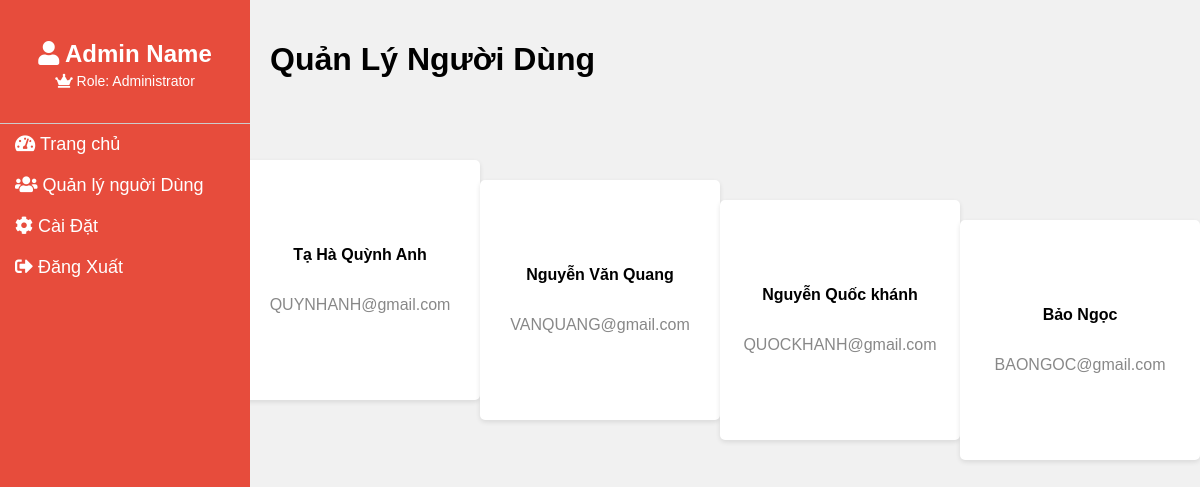
The app's page /ADMIN/manageusers.php with its own data.
### tables this page shows
CREATE TABLE nguoidung(
  ma_nguoidung bigint(19) NOT NULL AUTO_INCREMENT PRIMARY KEY,
  ten_nguoidung varchar(150), 
  matkhau varchar(150), 
  email varchar(150), 
  gioitinh varchar(15),
  ngaysinh date, 
  avatar varchar(600) DEFAULT 'nguoidung.jpeg',
  anhbia varchar(600) DEFAULT 'anhbia.jpg',
  tieusu varchar(250)
  
);

### ADMIN/manageusers.php (the view, shortened to what this page needs)
<!DOCTYPE html>
<html lang="en">
<head>
    <link rel="stylesheet" href="https://cdnjs.cloudflare.com/ajax/libs/font-awesome/5.15.4/css/all.min.css">
</head>
<body>
    <div class="sidebar">
        <div class="admin-info">
            <h2><i class="fas fa-user"></i> Admin Name</h2>
            <p><i class="fas fa-crown"></i> Role: Administrator</p>
        </div>
        <a href="index.php"><i class="fas fa-tachometer-alt"></i> Trang chủ </a>
        <a href="#" class="active"><i class="fas fa-users"></i> Quản lý nguời Dùng </a>
        <a href="#"><i class="fas fa-cog"></i> Cài Đặt </a>
        <a href="layoutadmin.php"><i class="fas fa-sign-out-alt"></i> Đăng Xuất </a>
    </div>
    <div class="content">
        <h1>Quản Lý Người Dùng</h1>
        </div>
    <?php
            $conn = mysqli_connect("localhost", "root", "", "vnisocial");
            $sql = "SELECT * FROM nguoidung";
            $result = $conn->query($sql);
            if ($result->num_rows > 0) {
            while ($row = $result->fetch_assoc()) {
            $tenNguoiDung = $row["ten_nguoidung"];
            $email = $row["email"];
            ?>
            <div class="user-list">
                <div class="user-item">
                    <p class="user-name"><?php echo $tenNguoiDung; ?></p>
                    <p class="user-email"><?php echo $email; ?></p>
                </div>
        <?php
    }
} else {
    echo "Không có người dùng nào trong cơ sở dữ liệu.";
}
     ?>
</body>
</html>

### ADMIN/manageusers.php (style rules this page uses)
body { font-family: Arial, sans-serif; margin: 0; padding: 0; background-color: #f1f1f1; }
.sidebar { background-color: #e74c3c; color: #fff; width: 250px; height: 100%; position: fixed; top: 0; left: 0; overflow-x: hidden; padding-top: 20px; }
.sidebar a { padding: 10px 15px; text-decoration: none; font-size: 18px; color: #fff; display: block; transition: all 0.3s ease; }
.content { margin-left: 250px; padding: 20px; }
.admin-info { padding-bottom: 20px; border-bottom: 1px solid #ccc; text-align: center; }
.admin-info h2 { margin-bottom: 5px; }
.admin-info p { margin-top: 5px; font-size: 14px; }
.user-list { margin-top: 20px; display: flex; flex-wrap: wrap; justify-content: space-between; }
.user-item { background-color: #fff; padding: 20px; border-radius: 5px; margin-bottom: 10px; box-shadow: 0 2px 5px rgba(0, 0, 0, 0.1); width: 200px; height: 200px; display: flex; flex-direction: column; justify-content: center; align-items: center; }
.user-item .user-name { font-weight: bold; }
.user-item .user-email { color: #888; }

### records on screen
nguoidung: ten_nguoidung "Tạ Hà Quỳnh Anh", email "QUYNHANH@gmail.com"
nguoidung: ten_nguoidung "Nguyễn Văn Quang", email "VANQUANG@gmail.com"
nguoidung: ten_nguoidung "Nguyễn Quốc khánh", email "QUOCKHANH@gmail.com"
nguoidung: ten_nguoidung "Bảo Ngọc", email "BAONGOC@gmail.com"
